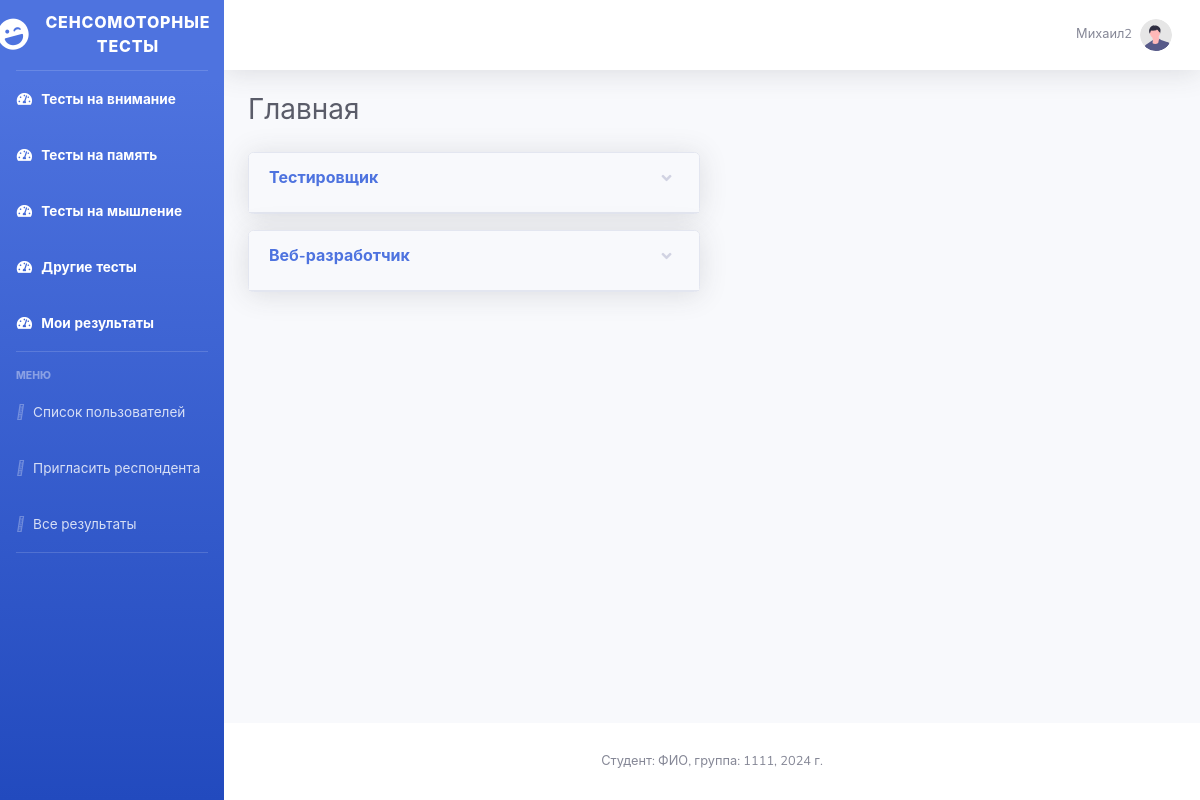
/professions_with_pvk.php (signed in), run on the app's committed database.
### tables this page shows
CREATE TABLE `users` (
  `id` bigint NOT NULL AUTO_INCREMENT,
  `name` varchar(255) NOT NULL,
  `second_name` varchar(255) NOT NULL,
  `email` varchar(255) NOT NULL,
  `password` varchar(255) NOT NULL,
  `status` tinyint NOT NULL,
  `invitation_link` varchar(255) DEFAULT NULL,
  `age` int DEFAULT NULL,
  `sex` tinyint(1) DEFAULT NULL,
  UNIQUE KEY `id` (`id`)
);

CREATE TABLE `professions` (
  `id` bigint NOT NULL AUTO_INCREMENT,
  `name` varchar(255) DEFAULT NULL,
  `description` text,
  `hidden` tinyint(1) DEFAULT '0',
  PRIMARY KEY (`id`),
  UNIQUE KEY `professions_id_uindex` (`id`)
);

### scripts/gates.php (called while the page is built, shortened)
<?php
function getCurrentUser(){
    $pdo = getPDO();
    $user = null;
    if(isset($_COOKIE['auth_email'])) {
        $email = $_COOKIE['auth_email'];
        $result = $pdo->query("SELECT * FROM users WHERE email = '$email'");
        $user = $result->fetch(PDO::FETCH_ASSOC);
    }
    return $user;
}

### scripts/get_professions_with_pvk.php (called while the page is built, shortened)
<?php
require_once __DIR__."/gates.php";
function getUser_profession_pvkByProffesionId($array, $profession_id){
    return array_filter($array, function($item) use ($profession_id){
        return $item['profession_id'] === $profession_id;
    });
}
function getProfessionsWithPvk()
{
    $pdo = getPDO();
    $result = $pdo->query("SELECT * FROM professions WHERE hidden = false");
    $professions = $result->fetchAll();
    $result = $pdo->query("SELECT * FROM user_profession_pvk INNER JOIN pvk ON user_profession_pvk.pvk_id=pvk.id ORDER BY profession_id ASC");
    $user_profession_pvk_list = $result->fetchAll();
    $result = $pdo->query("SELECT COUNT(DISTINCT user_id, profession_id) AS 'count', user_id FROM user_profession_pvk GROUP BY user_id");
    $result = $result->fetchAll();
    $users_authority = [];
    $max = 0;
    foreach ($result as $key => $item) {
        $users_authority[$item['user_id']] = $item['count'];
        if ($item['count'] > $max)
            $max = $item['count'];
    }
    foreach ($users_authority as $key => $item) {
        $users_authority[$key] = $item / $max;
    }
    foreach ($professions as $key => $profession) {
        $user_profession_pvk_s = getUser_profession_pvkByProffesionId($user_profession_pvk_list, $profession['id']);
        $numberOfExpertize = array();
        foreach ($user_profession_pvk_s as $i => $user_profession_pvk) {
            $professions[$key]['pvk'][$user_profession_pvk['pvk_id']]['id'] = $user_profession_pvk['pvk_id'];
            $professions[$key]['pvk'][$user_profession_pvk['pvk_id']]['name'] = $user_profession_pvk['name'];
            if (isset($professions[$key]['pvk'][$user_profession_pvk['pvk_id']]['sum'])) {
                $professions[$key]['pvk'][$user_profession_pvk['pvk_id']]['sum'] += $user_profession_pvk['val'];
                $professions[$key]['pvk'][$user_profession_pvk['pvk_id']]['count'] += 1;
                $numberOfExpertize[$user_profession_pvk['pvk_id']] += 1 * $users_authority[$user_profession_pvk['user_id']];
            } else {
                $professions[$key]['pvk'][$user_profession_pvk['pvk_id']]['sum'] = $user_profession_pvk['val'] * $users_authority[$user_profession_pvk['user_id']];
                $professions[$key]['pvk'][$user_profession_pvk['pvk_id']]['count'] = 1;
                $numberOfExpertize[$user_profession_pvk['pvk_id']] = 1 * $users_authority[$user_profession_pvk['user_id']];
            }
        }
        if(!empty($numberOfExpertize)) {
            $max = max($numberOfExpertize);
        } else
            $professions[$key]['pvk'] = array();
        foreach ($professions[$key]['pvk'] as $i => $pvk) {
            $professions[$key]['pvk'][$i]['sum'] = round($professions[$key]['pvk'][$i]['sum'] / $max, 1);
        }
    }
    return $professions;
}

### professions_with_pvk.php (the view, shortened to what this page needs)
<?php
require_once "scripts/gates.php";
require_once "scripts/get_professions_with_pvk.php";
$professions = getProfessionsWithPvk();
?>
<!DOCTYPE html>
<html lang="en">
<head>
    <link href="vendor/fontawesome-free/css/all.min.css" rel="stylesheet" type="text/css">
    <link href="css/sb-admin-2.min.css" rel="stylesheet">
</head>
<body id="page-top">
    <div id="wrapper">
        <?php include("scripts/menu.php") ?>
        <div id="content-wrapper" class="d-flex flex-column">
            <div id="content">
                <?php include("scripts/menu_top.php") ?>
                <div class="container-fluid">
                    <div class="d-sm-flex align-items-center justify-content-between mb-4">
                        <h1 class="h3 mb-0 text-gray-800">Главная</h1>
                    </div>
                    <div class="row">
                        <div class="col-lg-6">
                            <?php foreach ($professions as $profession): ?>
                            <div class="card shadow mb-3">
                            <a href="#collapseCardExample<?= $profession['id'] ?>" class="d-block card-header py-3" data-toggle="collapse"
                               role="button" aria-expanded="true" aria-controls="collapseCardExample">
                                <h6 class="m-6 font-weight-bold text-primary"><?= $profession['name'] ?></h6>
                            </a>
                        </div>
                            <?php endforeach; ?>
                        </div>
                    </div>
                </div>
            </div>
            <footer class="sticky-footer bg-white">
                <div class="container my-auto">
                    <div class="copyright text-center my-auto">
                        <span>Студент: ФИО, группа: 1111, 2024 г.</span>
                    </div>
                </div>
            </footer>
        </div>
    </div>
</body>
</html>

### scripts/menu_top.php (shortened to what this page needs)
<nav class="navbar navbar-expand navbar-light bg-white topbar mb-4 static-top shadow">
    <ul class="navbar-nav ml-auto">
        <li class="nav-item dropdown no-arrow">
            <a class="nav-link dropdown-toggle" href="#" id="userDropdown" role="button"
               data-toggle="dropdown" aria-haspopup="true" aria-expanded="false">
                <span class="mr-2 d-none d-lg-inline text-gray-600 small"><?= getCurrentUser()['name'] ?></span>
                <img class="img-profile rounded-circle"
                     src="/img/undraw_profile.svg">
            </a>
        </li>
    </ul>
</nav>

### data on the page
users: name "Михаил2"
professions: name "Тестировщик"
professions: name "Веб-разработчик"
